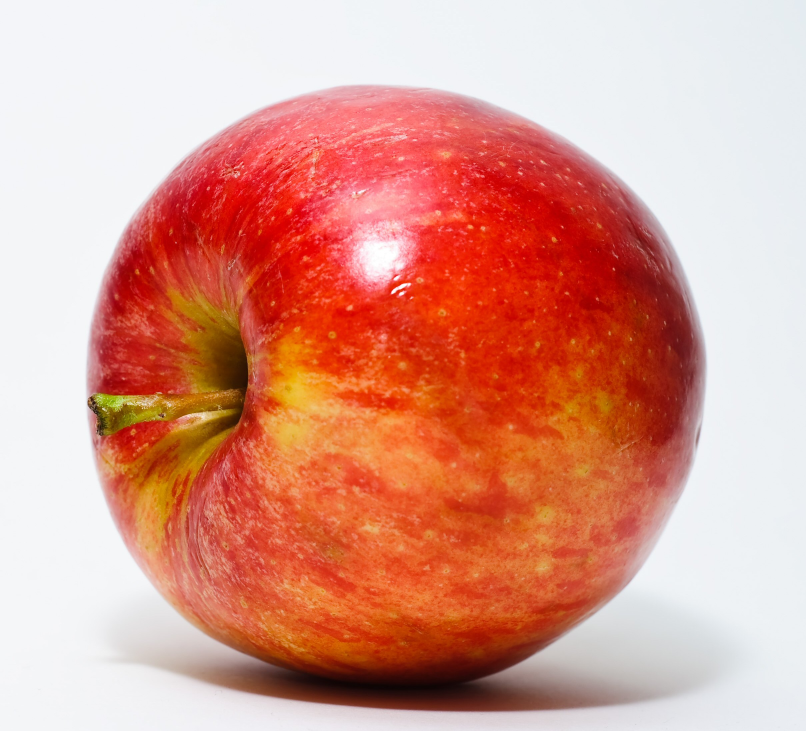
#> input picture PYTHON_LAB9/apple.jpg, 2418 x 2192 px (shown at 1/3 size)
$ python prelucrare_imagini.py
#> lines starting #> are read from the running program, lines starting #| are printed output that depends on the picture; after the words box and inside, x2 and y2 are one past the last pixel; in counts of white or black regions, pixels touching at a corner belong together
import numpy as np
import cv2

img=cv2.imread("apple.jpg",1)
#> img is the input picture: shape (2192, 2418, 3); mean B, G, R 140.5, 155.7, 219.8
dsize=(500,500)
img=cv2.resize(img,dsize)
#> img: shape (500, 500, 3)
#cv2.imshow("Mere",img)

img_cvt=cv2.cvtColor(img,cv2.COLOR_RGB2GRAY)
#cv2.imshow("Convertita",img_cvt)

edges=cv2.Canny(img,100,70)
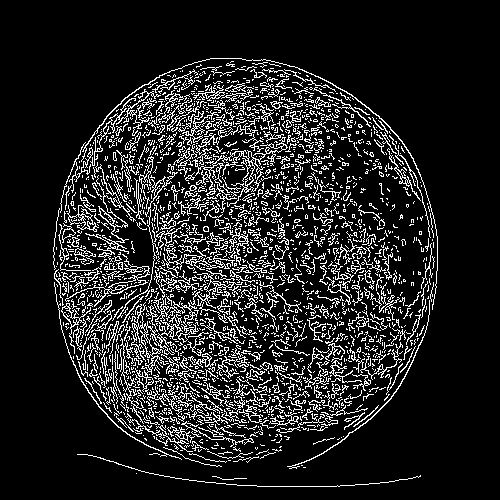
#> edges: shape (500, 500); 13.3% white in thin lines or dots, all inside (x1, y1, x2, y2) = (53, 58, 438, 487)
#cv2.imshow("Contur",edges)

template=cv2.imread("template.jpg",0)
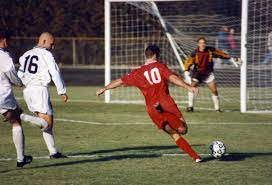
#> input picture PYTHON_LAB9/template.jpg, 272 x 185 px
#> template: shape (185, 272); min 0, max 255, mean 99.4
frame=cv2.imread("frame.jpg",0)
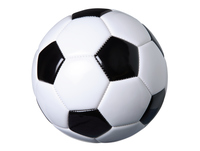
#> input picture PYTHON_LAB9/frame.jpg, 200 x 151 px
#> frame: shape (151, 200); min 0, max 255, mean 208.8

template=cv2.resize(template,dsize)
#> template: shape (500, 500)
frame=cv2.resize(frame,(200,200))
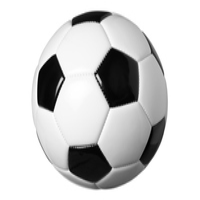
#> frame: shape (200, 200); min 0, max 255, mean 208.7

cv2.imshow("Template",template)
cv2.imshow("Frame",frame)

result=cv2.matchTemplate(frame,template,cv2.TM_CCOEFF_NORMED)
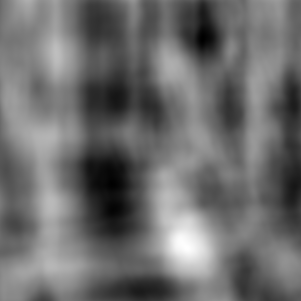
#> result: shape (301, 301) float32; min -0.273, max 0.356, mean -0.00389; drawn with min black and max white
min_val, max_val, min_loc, max_loc = cv2.minMaxLoc(result)
#> min_val = -0.273; max_val = 0.356; min_loc = (202, 38); max_loc = (186, 247)
cv2.circle(result,max_loc, 15,255,2)
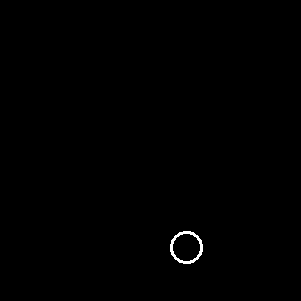
#> result: shape (301, 301) float32; 0.31% of pixels changed, all inside (x1, y1, x2, y2) = (170, 231, 203, 264); drawn with min black and max white
cv2.imshow("Matching",result)
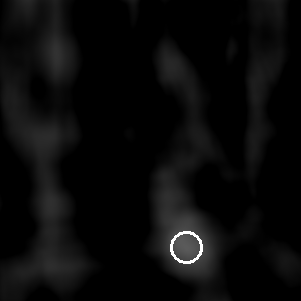
#> window 'Matching': shape (301, 301); min 0, max 255, mean 10.2


cv2.waitKey(0)
cv2.destroyAllWindows()
